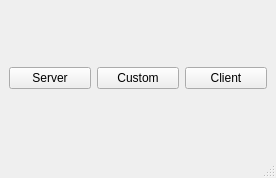
<?xml version="1.0" encoding="UTF-8"?>
<ui version="4.0">
 <class>MainWindow</class>
 <widget class="QMainWindow" name="MainWindow">
  <property name="geometry">
   <rect>
    <x>0</x>
    <y>0</y>
    <width>276</width>
    <height>178</height>
   </rect>
  </property>
  <property name="windowTitle">
   <string>Modbus Simulator</string>
  </property>
  <widget class="QWidget" name="centralwidget">
   <layout class="QHBoxLayout" name="horizontalLayout">
    <item>
     <widget class="QPushButton" name="PB_Server">
      <property name="cursor">
       <cursorShape>PointingHandCursor</cursorShape>
      </property>
      <property name="text">
       <string>Server</string>
      </property>
     </widget>
    </item>
    <item>
     <widget class="QPushButton" name="PB_Custom">
      <property name="cursor">
       <cursorShape>PointingHandCursor</cursorShape>
      </property>
      <property name="text">
       <string>Custom</string>
      </property>
     </widget>
    </item>
    <item>
     <widget class="QPushButton" name="PB_Client">
      <property name="cursor">
       <cursorShape>PointingHandCursor</cursorShape>
      </property>
      <property name="text">
       <string>Client</string>
      </property>
     </widget>
    </item>
   </layout>
  </widget>
  <widget class="QMenuBar" name="menubar">
   <property name="geometry">
    <rect>
     <x>0</x>
     <y>0</y>
     <width>276</width>
     <height>25</height>
    </rect>
   </property>
  </widget>
  <widget class="QStatusBar" name="statusbar"/>
 </widget>
 <resources/>
 <connections/>
</ui>
